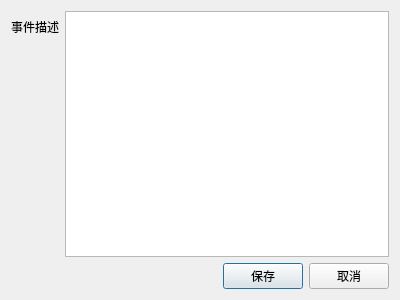
<?xml version="1.0" encoding="UTF-8"?>
<ui version="4.0">
 <class>ProjectAddEvent</class>
 <widget class="QDialog" name="ProjectAddEvent">
  <property name="geometry">
   <rect>
    <x>0</x>
    <y>0</y>
    <width>400</width>
    <height>300</height>
   </rect>
  </property>
  <property name="windowTitle">
   <string>添加项目事件</string>
  </property>
  <layout class="QVBoxLayout" name="verticalLayout_2">
   <item>
    <layout class="QFormLayout" name="formLayout">
     <item row="0" column="0">
      <widget class="QLabel" name="label">
       <property name="text">
        <string>事件描述</string>
       </property>
      </widget>
     </item>
     <item row="0" column="1">
      <widget class="QTextEdit" name="event_TE">
       <property name="sizePolicy">
        <sizepolicy hsizetype="Expanding" vsizetype="Expanding">
         <horstretch>0</horstretch>
         <verstretch>0</verstretch>
        </sizepolicy>
       </property>
      </widget>
     </item>
    </layout>
   </item>
   <item>
    <layout class="QHBoxLayout" name="horizontalLayout">
     <item>
      <spacer name="horizontalSpacer">
       <property name="orientation">
        <enum>Qt::Horizontal</enum>
       </property>
       <property name="sizeHint" stdset="0">
        <size>
         <width>40</width>
         <height>20</height>
        </size>
       </property>
      </spacer>
     </item>
     <item>
      <widget class="QPushButton" name="save_PB">
       <property name="text">
        <string>保存</string>
       </property>
      </widget>
     </item>
     <item>
      <widget class="QPushButton" name="cancel_PB">
       <property name="text">
        <string>取消</string>
       </property>
      </widget>
     </item>
    </layout>
   </item>
  </layout>
 </widget>
 <layoutdefault spacing="6" margin="11"/>
 <resources/>
 <connections/>
</ui>
